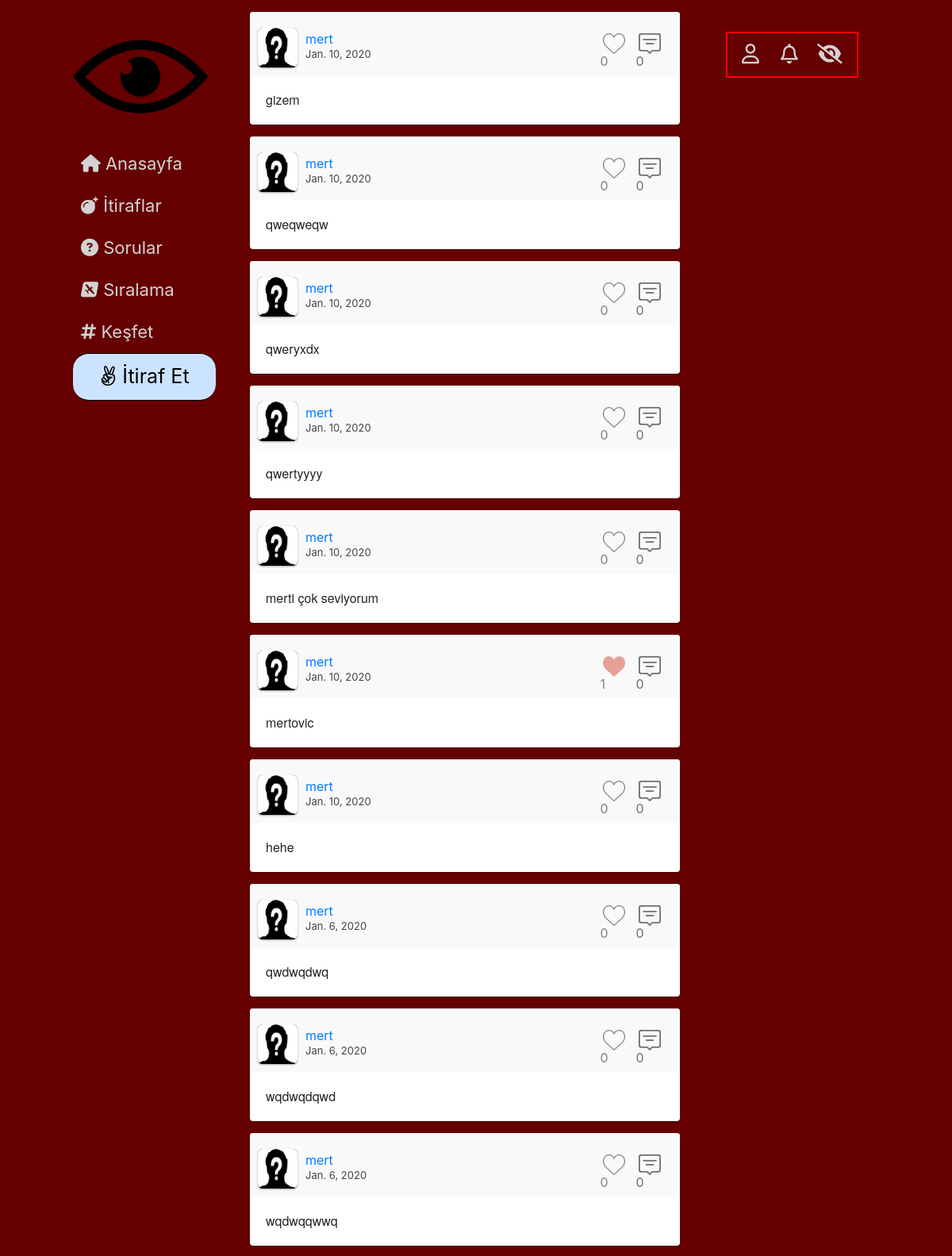
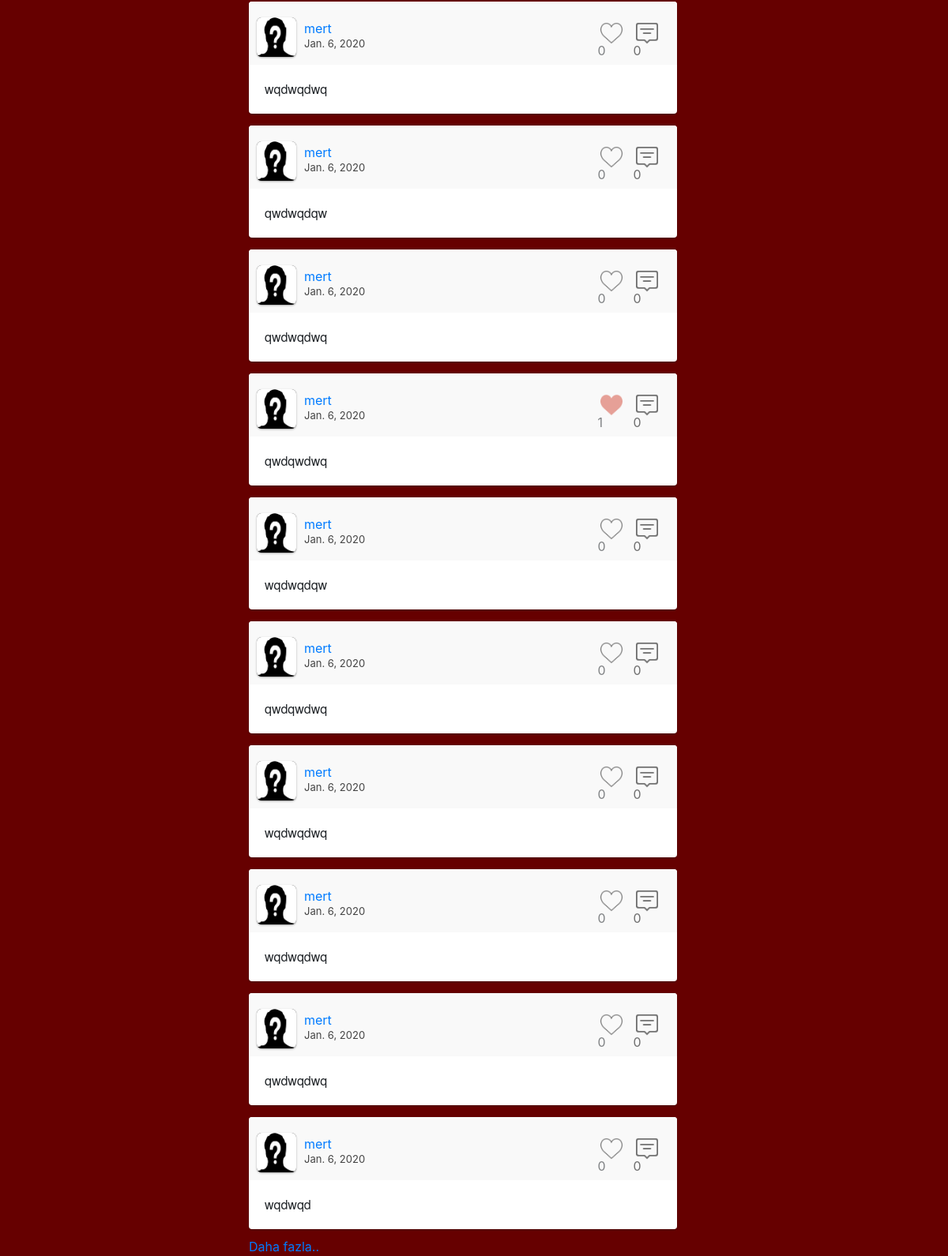
Page /itiraflar/ (signed in) on the committed database (2 pictures, top to bottom).
### website/models.py (models this page shows, shortened)
class Post(models.Model):
    Post_Type = (
        ('Post', 'Post'),
        ('Soru', 'Soru'),
        ('Yorum', 'Yorum')
    )
    Category = (
        ('Aşk', 'Aşk'),
        ('Dost Kazığı', 'Dost Kazığı'),
        ('Avcılar', 'Avcılar'),
        ('Civcivler', 'Civcivler'),
        ('Profesyonellik içerenler', 'Profesyonellik içerenler'),
        ('Diğer', 'Diğer')
    )
    publish_by = models.ForeignKey(UserProfile, on_delete=models.CASCADE)
    post_type = models.CharField(max_length=20, choices=Post_Type)
    category = models.CharField(max_length=50, choices=Category)
    publish_date = models.DateField()
    content = models.TextField(max_length=2000)
    likes = models.ManyToManyField(User, blank=True, related_name='post_likes')
    replycount = models.IntegerField(default=0)
    def get_reply_url(self):
        return f"/cevapla/{self.pk}/"
    def get_like_api_url(self):
        return f"/begen/api/{self.pk}/"

class UserProfile(models.Model):
    GENDER = (
        ('E', 'Erkek'),
        ('K', 'Kadın'),
    )
    FACULTY = (
        ('Mühendislik', 'Mühendislik'),
        ('Mimarlık', 'Mimarlık'),
        ('Fen-Edebiyat', 'Fen-Edebiyat'),
        ('İktisadi-İdari', 'İktisadi-İdari'),
        ('Güzel Sanatlar', 'Güzel Sanatlar')
    )
    gender = models.CharField(max_length=1, choices=GENDER)
    faculty = models.CharField(max_length=20, choices=FACULTY)
    birthdate = models.DateField()
    createdat = models.DateField()
    following = models.ManyToManyField('self', symmetrical=False, through='Follower_List')
    postCount = models.IntegerField(blank=True, null=True)
    point = models.IntegerField(default=0)
    user = models.ForeignKey(User, on_delete=models.CASCADE)
    def get_profile_url(self):
        return f"/profil/{self.pk}/"

### website/views.py (the view)
    def wrapper(request, *args, **kw):
        user = request.user
        if not user.is_authenticated:
            return redirect('login')
        else:
            return function(request, *args, **kw)

### website/views.py (called while the page is built)
def my_login_required(function):
    def wrapper(request, *args, **kw):
        user = request.user
        if not user.is_authenticated:
            return redirect('login')
        else:
            return function(request, *args, **kw)
    return wrapper

@my_login_required
def confessions_view(request):
    confession_list = Post.objects.all().filter(post_type='Post').order_by('-pk')
    page = request.GET.get('page', 1)
    paginator = Paginator(confession_list, 20)
    try:
        posts = paginator.page(page)
    except PageNotAnInteger:
        posts = paginator.page(1)
    except EmptyPage:
        posts = paginator.page(paginator.num_pages)
    return render(request, 'itiraflar.html', {'confession_list': posts})

### templates/itiraflar.html (shortened to what this page needs)
{% extends 'base.html' %}
{% block content %}
            <div id="main-window">
                {% for confession in confession_list %}
               {% include "classic-post.html" with post=confession%}
                {% endfor %}
            {% if confession_list.has_next %}
    <a class="infinite-more-link" href="?page={{ confession_list.next_page_number }}">Daha fazla..</a>
  {% endif %}
        </div>
{% endblock %}

### templates/classic-post.html (shortened to what this page needs)
{% load static %}
 <div class="post">
                    <div class="user">
                        <div class="user-img"> {% ifequal post.publish_by.gender 'E' %}
              <img src="{% static 'media/erkek.png' %}" alt="profil resmi">
          {% endifequal %}
          </div>
                        <div class="user-info">
                            <a href="{{ post.publish_by.get_profile_url }}"><div class="user-name">{{ post.publish_by.user.username }}</div></a>
                            <span class="post-date">{{post.publish_date}}</span>
                        </div>
                        <div class="actions">
                            {% if request.user in post.likes.all %}
                               <span> <a  data-href="{{ post.get_like_api_url }}"  data-likes={{ post.likes.count }} class="like_button">  <span class="like-red like-ch" > <div class="like-count">{{ post.likes.count }}</div></span> </a></span>
                            {% else %}
                              <span><a  data-href="{{ post.get_like_api_url }}"  data-likes={{ post.likes.count }} class="like_button"> <span class="no-like like-ch" id="like"><div class="like-count">{{ post.likes.count }}</div></span></a></span>
                            {% endif %}
                           <span id="comment-span"> <a href="{{ post.get_reply_url }}"><span class="comment" ><div id="comment-count"> {{ post.replycount }}</div> </span></a></span>
                        </div>
                    </div>
                    <div class="content">
                       {{ post.content }}
                    </div>
                </div>

### website/static/css/main.css (style rules this page uses)
#main-window { position: relative; left: 0; right: 0; width: 95%; }
.post { margin: 15px auto 10px; width: 100%; background: #fff; border-radius: 4px; box-shadow: 0 1px 3px rgba(0, 0, 0, 0.12), 0 1px 2px rgba(0, 0, 0, 0.24); transition: all 0.2s ease-in-out; overflow: hidden; }
.post .user { padding: 10px; position: relative; background: #f9f9f9; overflow: hidden; }
.post .user .user-img { margin-top: 10px; margin-right: 10px; width: 50px; height: 50px; float: left; border-radius: 6px; background: #444; box-shadow: 0 1px 3px rgba(0, 0, 0, 0.12), 0 1px 2px rgba(0, 0, 0, 0.24); overflow: hidden; }
.post .user .user-img img { position: relative; width: 100%; height: 100%; }
.post .user .user-info { padding-top: 15px; margin-right: 10px; width: calc(100% - 190px); height: 45px; line-height: 18px; float: left; color: #98d; }
.post .user .user-info .post-date { font-size: 13px; color: #444; }
.post .user .actions { float: right; margin-right: 10px }
.post .user .actions span { margin-right: 10px; width: 35px; height: 60px; float: left; display: block; cursor: pointer; overflow: hidden; background-size: 80%; background-position: 50% 50%; background-repeat: no-repeat; opacity: 0.75; transition: 0.25s opacity ease-in-out; }
#comment-count { text-decoration: none; color: black !important; }
.post .user .actions span:last-child { margin-right: 0; }
.like-red { background-image: url('/static/media/like.png'); }
.no-like { background-image: url('/static/media/no_like.png'); }
.post .content { padding: 20px; font-size: 16px; line-height: 22px; font-family: 'Helvetica Neue'; overflow: hidden; }
.like-count { position: relative; padding-top: 40px; }
.comment { position: relative; padding-top: 40px; }

### rows in the picture
Post: publish_by.user.username "mert", publish_date "Jan. 10, 2020", likes.count "0", replycount "0", content "gizem"
Post: publish_by.user.username "mert", publish_date "Jan. 10, 2020", likes.count "0", replycount "0", content "qweqweqw"
Post: publish_by.user.username "mert", publish_date "Jan. 10, 2020", likes.count "0", replycount "0", content "qweryxdx"
Post: publish_by.user.username "mert", publish_date "Jan. 10, 2020", likes.count "0", replycount "0", content "qwertyyyy"
Post: publish_by.user.username "mert", publish_date "Jan. 10, 2020", likes.count "0", replycount "0", content "merti çok seviyorum"
Post: publish_by.user.username "mert", publish_date "Jan. 10, 2020", likes.count "1", replycount "0", content "mertovic"
Post: publish_by.user.username "mert", publish_date "Jan. 10, 2020", likes.count "0", replycount "0", content "hehe"
Post: publish_by.user.username "mert", publish_date "Jan. 6, 2020", likes.count "0", replycount "0", content "qwdwqdwq"
Post: publish_by.user.username "mert", publish_date "Jan. 6, 2020", likes.count "0", replycount "0", content "wqdwqdqwd"
Post: publish_by.user.username "mert", publish_date "Jan. 6, 2020", likes.count "0", replycount "0", content "wqdwqqwwq"
Post: publish_by.user.username "mert", publish_date "Jan. 6, 2020", likes.count "0", replycount "0", content "wqdwqdwq"
Post: publish_by.user.username "mert", publish_date "Jan. 6, 2020", likes.count "0", replycount "0", content "qwdwqdqw"
Post: publish_by.user.username "mert", publish_date "Jan. 6, 2020", likes.count "0", replycount "0", content "qwdwqdwq"
Post: publish_by.user.username "mert", publish_date "Jan. 6, 2020", likes.count "1", replycount "0", content "qwdqwdwq"
Post: publish_by.user.username "mert", publish_date "Jan. 6, 2020", likes.count "0", replycount "0", content "wqdwqdqw"
Post: publish_by.user.username "mert", publish_date "Jan. 6, 2020", likes.count "0", replycount "0", content "qwdqwdwq"
Post: publish_by.user.username "mert", publish_date "Jan. 6, 2020", likes.count "0", replycount "0", content "wqdwqdwq"
Post: publish_by.user.username "mert", publish_date "Jan. 6, 2020", likes.count "0", replycount "0", content "wqdwqdwq"
Post: publish_by.user.username "mert", publish_date "Jan. 6, 2020", likes.count "0", replycount "0", content "qwdwqdwq"
Post: publish_by.user.username "mert", publish_date "Jan. 6, 2020", likes.count "0", replycount "0", content "wqdwqd"
